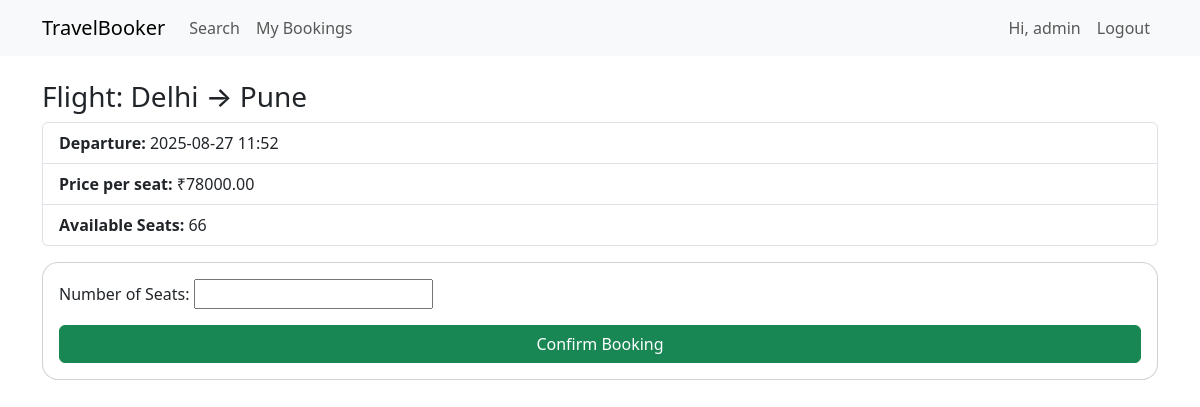
Screenshot of /travel/1/ (signed in) with the database file from the repository.
### booking/models.py (models this page shows, shortened)
class TravelOption(models.Model):
    class TravelType(models.TextChoices):
        FLIGHT = "FLIGHT", "Flight"
        TRAIN  = "TRAIN", "Train"
        BUS    = "BUS",   "Bus"
    travel_id = models.UUIDField(default=uuid.uuid4, editable=False, unique=True)
    type = models.CharField(max_length=10, choices=TravelType.choices)
    source = models.CharField(max_length=100)
    destination = models.CharField(max_length=100)
    departure = models.DateTimeField()
    price = models.DecimalField(max_digits=10, decimal_places=2)
    available_seats = models.PositiveIntegerField()
    class Meta:
        ordering = ["departure"]

### booking/views.py (the view)
# urls.py: path("travel/<int:pk>/", v.travel_detail, name="travel_detail"),
def travel_detail(request, pk:int):
    travel = get_object_or_404(TravelOption, pk=pk)
    form = BookingForm()
    return render(request, "travel/detail.html", {"travel": travel, "form": form})

### booking/forms.py
class BookingForm(forms.Form):
    seats = forms.IntegerField(min_value=1, label="Number of Seats")

### booking/templates/travel/detail.html (shortened to what this page needs)
{% extends 'base.html' %}
{% block content %}
<h3>{{ travel.get_type_display }}: {{ travel.source }} → {{ travel.destination }}</h3>
<ul class="list-group mb-3">
  <li class="list-group-item"><strong>Departure:</strong> {{ travel.departure|date:"Y-m-d H:i" }}</li>
  <li class="list-group-item"><strong>Price per seat:</strong> ₹{{ travel.price }}</li>
  <li class="list-group-item"><strong>Available Seats:</strong> {{ travel.available_seats }}</li>
</ul>
{% if user.is_authenticated %}
<form method="post" action="{% url 'book_now' travel.id %}" class="card card-body">
  {{ form.as_p }}
  <button class="btn btn-success" {% if travel.available_seats == 0 %}disabled{% endif %}>Confirm Booking</button>
</form>
{% else %}
<div class="alert alert-info">Please <a href="{% url 'login' %}">log in</a> to book.</div>
{% endif %}
{% endblock %}

### booking/templates/base.html (shortened to what this page needs)
<!doctype html>
<html lang="en">
 {% load static %}
<head>
  <link href="https://cdn.jsdelivr.net/npm/bootstrap@5.3.3/dist/css/bootstrap.min.css" rel="stylesheet">
  <link href="{% static 'css/style.css' %}" rel="stylesheet">
</head>
<body>
<nav class="navbar navbar-expand-lg bg-body-tertiary">
  <div class="container">
    <a class="navbar-brand" href="{% url 'travel_list' %}">TravelBooker</a>
    <div id="nav" class="collapse navbar-collapse">
      <ul class="navbar-nav me-auto">
        <li class="nav-item"><a class="nav-link" href="{% url 'travel_list' %}">Search</a></li>
        {% if user.is_authenticated %}
        <li class="nav-item"><a class="nav-link" href="{% url 'my_bookings' %}">My Bookings</a></li>
        {% endif %}
      </ul>
      <ul class="navbar-nav">
        {% if user.is_authenticated %}
          <li class="nav-item"><a class="nav-link" href="{% url 'profile' %}">Hi, {{ user.username }}</a></li>
          <li class="nav-item"><a class="nav-link" href="{% url 'logout' %}">Logout</a></li>
        {% else %}
          <li class="nav-item"><a class="nav-link" href="{% url 'login' %}">Login</a></li>
          <li class="nav-item"><a class="nav-link" href="{% url 'register' %}">Register</a></li>
        {% endif %}
      </ul>
    </div>
  </div>
</nav>
<div class="container mt-4">
  {% block content %}{% endblock %}
</div>
</body>
</html>

### static/css/style.css (style rules this page uses)
body { padding-bottom: 40px; }
.card { border-radius: 16px; }

### rows the page displays
TravelOption: type "Flight", source "Delhi", destination "Pune", departure "2025-08-27 11:52", price "78000.00", available_seats "66"

### other values shown
{{ user.username }} "admin"
